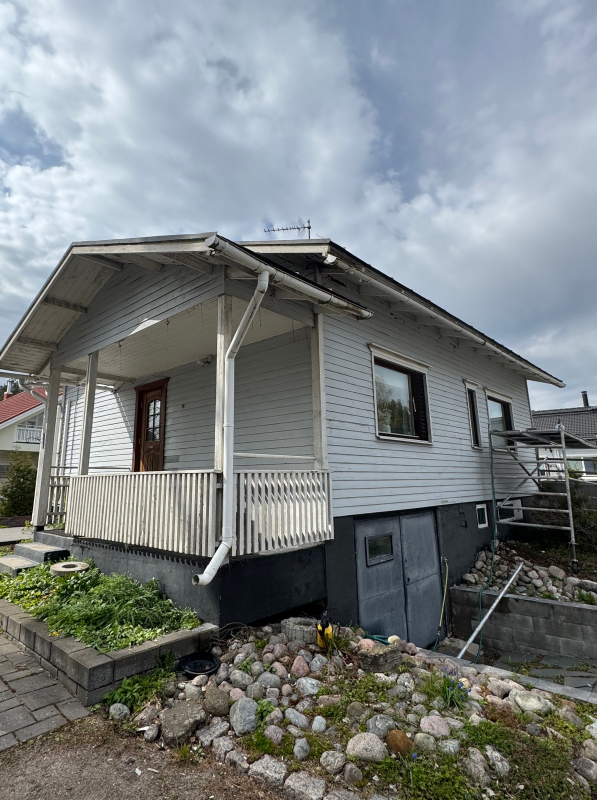
#> input picture alkuperaiset/talon-maalaus-hameenkyro-tummansininen-puutalo-ennen.jpg, 1790 x 2400 px (shown at 1/3 size); its folder holds only this picture in this run
$ python lisaa_kuva.py ../alkuperaiset/talon-maalaus-hameenkyro-tummansininen-puutalo-ennen.jpg ../alkuperaiset/talon-maalaus-hameenkyro-tummansininen-puutalo-jalkeen.jpg
#> lines starting #> are read from the running program, lines starting #| are printed output that depends on the picture
#!/usr/bin/env python3
"""Tekee alkuperäisestä valokuvasta sivuston responsiiviset WebP- ja AVIF-koot.

Käyttö:
    python3 scripts/lisaa_kuva.py <alkuperäinen kuva> <perusnimi> [--avif] [--alkuperainen]

Esimerkki:
    python3 scripts/lisaa_kuva.py ~/GitHub/uudet-kuvat/IMG_1234.HEIC tiilikaton-pinnoitus-lempaala-punainen-tiilikatto-jalkeen --avif --alkuperainen

Tulos: public/images/Pictures-400|600|800|1200/<perusnimi>-<leveys>.webp ja lisäksi
Pictures-1500, jos alkuperäinen on vähintään 1500 px leveä. Kuvaa käytetään
koodissa perusnimellä (ResponsiveImage, getResponsiveSrcSet).

--avif tekee samoihin kansioihin myös <perusnimi>-<leveys>.avif (laatu 56, hidas ja tarkka
libaom-koodaus) ja päivittää luettelon src/data/avifkuvat.ts. Selain valitsee AVIF:n
<picture>-elementin kautta (AvifKuva), ja WebP jää varamuodoksi. Laatu 56 on mitattu
laatu–koko-käyrän taitekohta (30.10.2026, docs/kuvien-uudelleennimeys-2026-10-30.md).
--vain-avif tekee AVIF-koot olemassa olevalle kuvalle koskematta WebP-tiedostoihin.

--alkuperainen kopioi lähdekuvan sellaisenaan (täysikokoisena, alkuperäisessä muodossa) kuvarepoon
~/GitHub/pintanen-kuvat/alkuperaiset/<perusnimi>.<pääte> (yksityinen GitHub-repo Pintaniekka/pintanen-kuvat;
polun voi vaihtaa ympäristömuuttujalla PINTANEN_KUVAT). Sama perusnimi kuin sivustolla, joten alkuperäinen
löytyy nimellä, kun kuva pitää optimoida uudelleen tai vaihtaa. Jos lähde on kuvarepon julkaisemattomat/-kansiossa,
se siirretään. Commit ja push kuvarepossa tehdään erikseen (skripti muistuttaa).

Sijainti- ja muut metatiedot (EXIF) eivät siirry tuloskuviin. iPhonen Display P3
-värit muunnetaan sRGB:ksi, muuten värit haalistuvat. Olemassa olevaa tiedostoa
ei korvata ilman valitsinta --korvaa.
"""
import argparse
import io
import os
import re
import shutil
import subprocess
import sys
import tempfile
from pathlib import Path

from PIL import Image, ImageCms, ImageOps

PAKOLLISET = (400, 600, 800, 1200)
VALINNAINEN = 1500
LAATU = 70
AVIF_LAATU = 56
AVIF_NOPEUS = 2
JUURI = Path(__file__).resolve().parent.parent
KUVAREPO = Path(os.environ.get("PINTANEN_KUVAT", Path.home() / "GitHub" / "pintanen-kuvat"))
ALKUPERAISET = KUVAREPO / "alkuperaiset"
JULKAISEMATTOMAT = KUVAREPO / "julkaisemattomat"
AVIF_LUETTELO = JUURI / "src" / "data" / "avifkuvat.ts"


def siisti_nimi(nimi: str) -> str:
    nimi = nimi.strip().lower()
    for a, b in (("ä", "a"), ("ö", "o"), ("å", "a")):
        nimi = nimi.replace(a, b)
    nimi = re.sub(r"[^a-z0-9]+", "-", nimi).strip("-")
    return nimi


def avaa(polku: Path) -> Image.Image:
    """Avaa kuvan. iPhonen HEIC muunnetaan ensin macOS:n sips-työkalulla."""
    if polku.suffix.lower() in (".heic", ".heif"):
        tmp = Path(tempfile.mkdtemp()) / "kuva.jpg"
        subprocess.run(
            ["sips", "-s", "format", "jpeg", "-s", "formatOptions", "best", str(polku), "--out", str(tmp)],
            check=True,
            capture_output=True,
        )
        polku = tmp
    kuva = Image.open(polku)
#> kuva is the input picture: PIL image 1790x2400 RGB; mean R, G, B 122.5, 128.5, 129.5
    kuva = ImageOps.exif_transpose(kuva)
    icc = kuva.info.get("icc_profile")
    if icc:
        kuva = ImageCms.profileToProfile(
            kuva, ImageCms.ImageCmsProfile(io.BytesIO(icc)), ImageCms.createProfile("sRGB"), outputMode="RGB"
        )
    return kuva.convert("RGB")


def kirjoita_avif_luettelo(kohde: Path) -> None:
    """Kirjoittaa src/data/avifkuvat.ts: kuvat, joilla on AVIF-versio 1200 px:n kansiossa."""
    nimet = sorted(p.name[: -len("-1200.avif")] for p in (kohde / "Pictures-1200").glob("*-1200.avif"))
    rivit = "\n".join(f'  "{n}",' for n in nimet)
    AVIF_LUETTELO.write_text(
        "/**\n"
        " * GENEROITU TIEDOSTO: scripts/lisaa_kuva.py --avif kirjoittaa tämän, älä muokkaa käsin.\n"
        " * Kuvat, joilla on AVIF-versiot (<perusnimi>-<leveys>.avif samoissa kansioissa kuin WebP).\n"
        " * src/lib/storage.ts ja AvifKuva lisäävät niille <picture>-elementin AVIF-lähteen.\n"
        " */\n"
        f"export const avifKuvat: readonly string[] = [\n{rivit}\n];\n",
        encoding="utf-8",
        newline="\n",
    )


def main() -> int:
    parser = argparse.ArgumentParser(description="Tee kuvasta sivuston WebP- ja AVIF-koot.")
    parser.add_argument("alkuperainen", type=Path)
    parser.add_argument("perusnimi")
    parser.add_argument("--korvaa", action="store_true", help="korvaa samannimiset tiedostot")
    parser.add_argument("--avif", action="store_true", help="tee myös AVIF-koot")
    parser.add_argument("--vain-avif", action="store_true", help="tee vain AVIF-koot, älä koske WebP-tiedostoihin")
    parser.add_argument(
        "--alkuperainen",
        dest="tallenna_alkuperainen",
        action="store_true",
        help="kopioi täysikokoinen lähdekuva kuvarepoon (~/GitHub/pintanen-kuvat/alkuperaiset/)",
    )
    parser.add_argument("--laatu", type=int, default=LAATU, help=f"WebP-laatu (oletus {LAATU})")
    parser.add_argument(
        "--kohde",
        type=Path,
        default=JUURI / "public" / "images",
        help="kohdekansio (oletus public/images)",
    )
    args = parser.parse_args()
    tee_webp = not args.vain_avif
    tee_avif = args.avif or args.vain_avif

    if not args.alkuperainen.is_file():
        print(f"Kuvaa ei löydy: {args.alkuperainen}")
        return 1
    nimi = siisti_nimi(args.perusnimi)
    if not nimi:
        print("Perusnimi on tyhjä. Käytä kuvaavaa nimeä, esim. punainen-tiilikatto-jalkeen.")
        return 1

    kuva = avaa(args.alkuperainen)
    leveys, korkeus = kuva.size
#> leveys = 1790; korkeus = 2400
    if leveys < max(PAKOLLISET):
        print(f"Kuva on liian pieni: {leveys} px leveä, tarvitaan vähintään {max(PAKOLLISET)} px.")
        return 1

    leveydet = list(PAKOLLISET) + ([VALINNAINEN] if leveys >= VALINNAINEN else [])
#> leveydet = [400, 600, 800, 1200, 1500]
    kohteet = []
    if tee_webp:
        kohteet += [(w, args.kohde / f"Pictures-{w}" / f"{nimi}-{w}.webp") for w in leveydet]
    if tee_avif:
        kohteet += [(w, args.kohde / f"Pictures-{w}" / f"{nimi}-{w}.avif") for w in leveydet]
    paate = args.alkuperainen.suffix.lower().replace(".jpeg", ".jpg").replace(".heif", ".heic")
    alkuperainen = ALKUPERAISET / f"{nimi}{paate}"
    olemassa = [p for _, p in kohteet if p.exists()]
#> olemassa = []
    if args.tallenna_alkuperainen:
        if not KUVAREPO.is_dir():
            print(f"Kuvarepoa ei löydy: {KUVAREPO}. Kloonaa Pintaniekka/pintanen-kuvat tai aseta PINTANEN_KUVAT.")
            return 1
        olemassa += [p for p in ALKUPERAISET.glob(f"{nimi}.*") if p.resolve() != args.alkuperainen.resolve()]
    if olemassa and not args.korvaa:
        print("Samanniminen kuva on jo olemassa, valitse toinen nimi tai käytä valitsinta --korvaa:")
        for p in olemassa:
            print(f"  {p}")
        return 1

    for w, polku in kohteet:
        h = round(korkeus * w / leveys)
        polku.parent.mkdir(parents=True, exist_ok=True)
        pienennetty = kuva.resize((w, h), Image.LANCZOS)
        if polku.suffix == ".avif":
            pienennetty.save(polku, "AVIF", quality=AVIF_LAATU, speed=AVIF_NOPEUS, codec="aom")
        else:
            pienennetty.save(polku, "WEBP", quality=args.laatu, method=6)
        print(f"{polku.relative_to(args.kohde)}  {w}x{h}  {polku.stat().st_size // 1024} kt")
#> this loop made 5 passes
#> pass 1, in main, `pienennetty = kuva.resize((w, h), Image.LANCZOS)`:
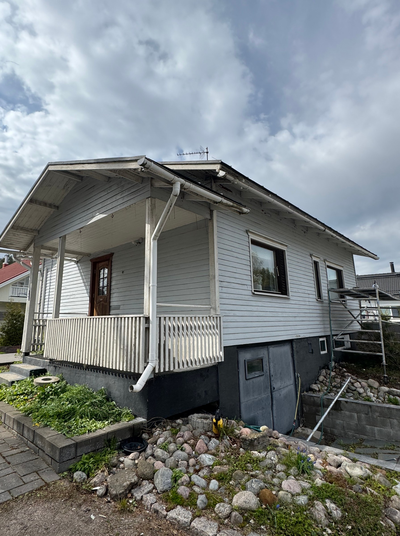
#> pienennetty: PIL image 400x536 RGB; mean R, G, B 122.5, 128.5, 129.5
#> pass 2, in main, `pienennetty = kuva.resize((w, h), Image.LANCZOS)`:
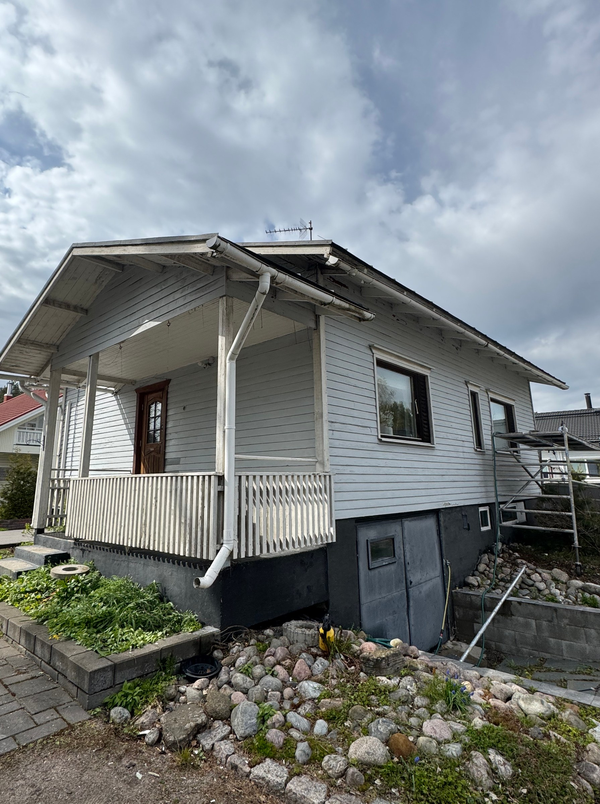
#> pienennetty: PIL image 600x804 RGB; mean R, G, B 122.5, 128.5, 129.5
    if tee_avif:
        kirjoita_avif_luettelo(args.kohde)

    if args.tallenna_alkuperainen:
        lahde = args.alkuperainen.resolve()
        alkuperainen.parent.mkdir(parents=True, exist_ok=True)
        if lahde != alkuperainen.resolve():
            for vanha in ALKUPERAISET.glob(f"{nimi}.*"):
                vanha.unlink()
            if JULKAISEMATTOMAT.resolve() in lahde.parents:
                shutil.move(str(lahde), alkuperainen)
            else:
                shutil.copy2(lahde, alkuperainen)
        print(f"{alkuperainen}  {leveys}x{korkeus}  {alkuperainen.stat().st_size // 1024} kt")
        print(f"Muista commit ja push kuvarepossa: cd {KUVAREPO} && git add -A && git commit -m 'Lisää {nimi}' && git push")

    print(f"\nValmis. Perusnimi koodissa: {nimi}")
    if VALINNAINEN not in leveydet:
        print(f"Huom: alkuperäinen on alle {VALINNAINEN} px leveä, joten {VALINNAINEN} px versiota ei tehty.")
    return 0


if __name__ == "__main__":
    sys.exit(main())
#> (the program exits here)

$ run again, on alkuperaiset/talon-maalaus-julkisivun-ja-ikkunoiden-suojaus.jpg
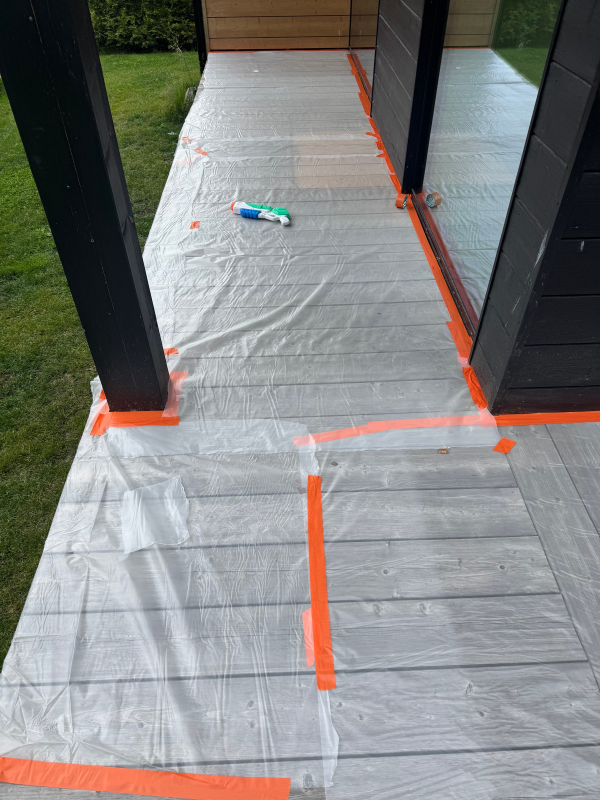
#> input picture alkuperaiset/talon-maalaus-julkisivun-ja-ikkunoiden-suojaus.jpg, 1800 x 2400 px (shown at 1/3 size)
#> in avaa, kuva is the input picture: PIL image 1800x2400 RGB; mean R, G, B 132.6, 132.4, 130.1
#> the loop in main, `for w, polku in kohteet:` made 5 passes
#> pass 1, in main, `pienennetty = kuva.resize((w, h), Image.LANCZOS)`:
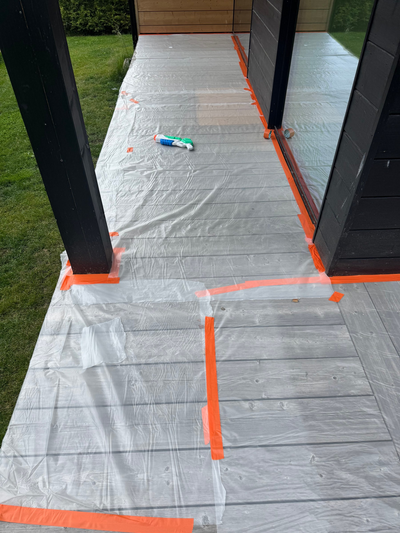
#> pienennetty: PIL image 400x533 RGB; mean R, G, B 132.6, 132.4, 130.1

$ run again, on alkuperaiset/talon-maalaus-pirkanmaa-keltainen-ulkoverhous-huoltomaalaus-ennen.jpg
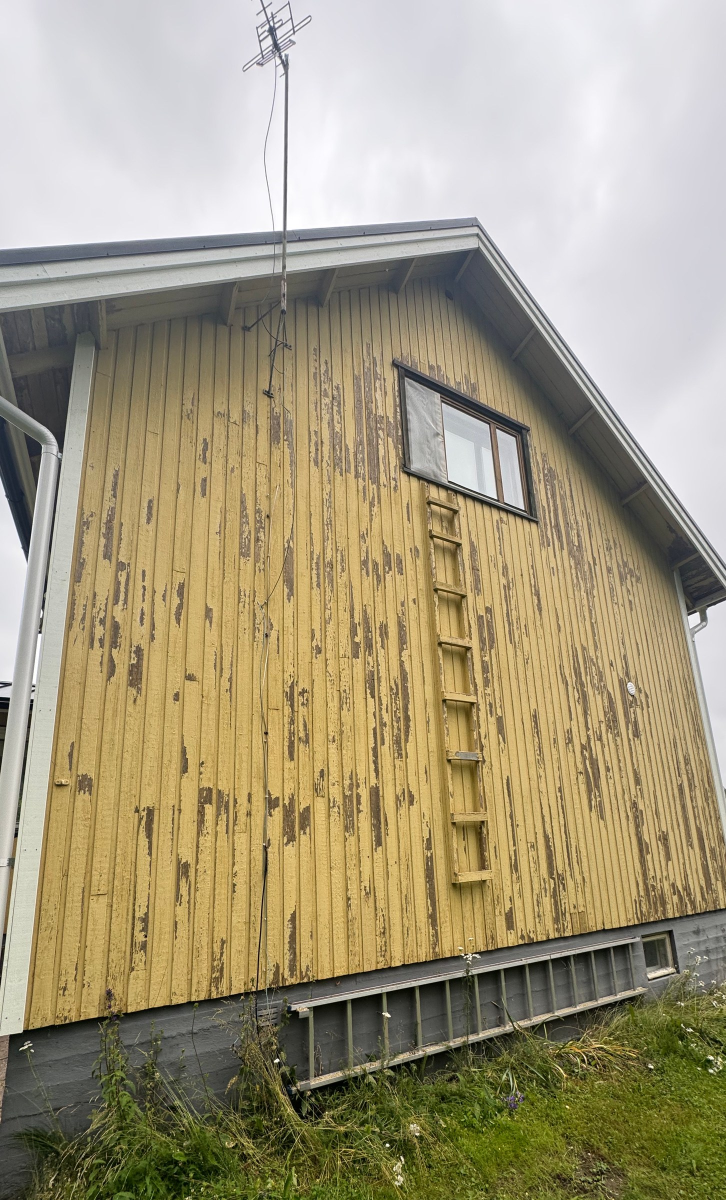
#> input picture alkuperaiset/talon-maalaus-pirkanmaa-keltainen-ulkoverhous-huoltomaalaus-ennen.jpg, 1452 x 2400 px (shown at 1/2 size)
#> in avaa, kuva is the input picture: PIL image 1452x2400 RGB; mean R, G, B 164.3, 154.2, 126.2
#> the loop in main, `for w, polku in kohteet:` made 4 passes
#> pass 1, in main, `pienennetty = kuva.resize((w, h), Image.LANCZOS)`:
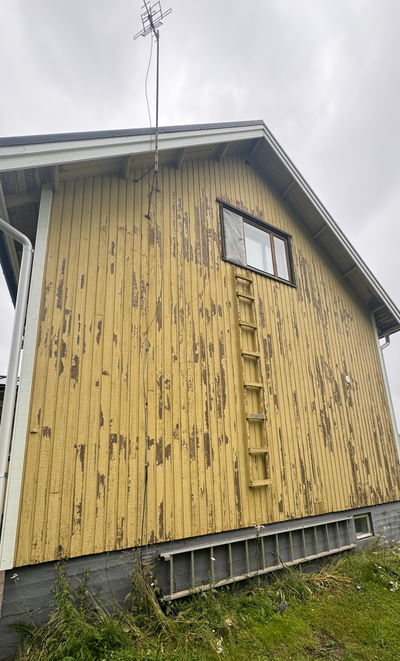
#> pienennetty: PIL image 400x661 RGB; mean R, G, B 164.3, 154.2, 126.2

$ run again, on alkuperaiset/talon-maalaus-pirkanmaa-keltainen-ulkoverhous-huoltomaalaus-jalkeen.jpg
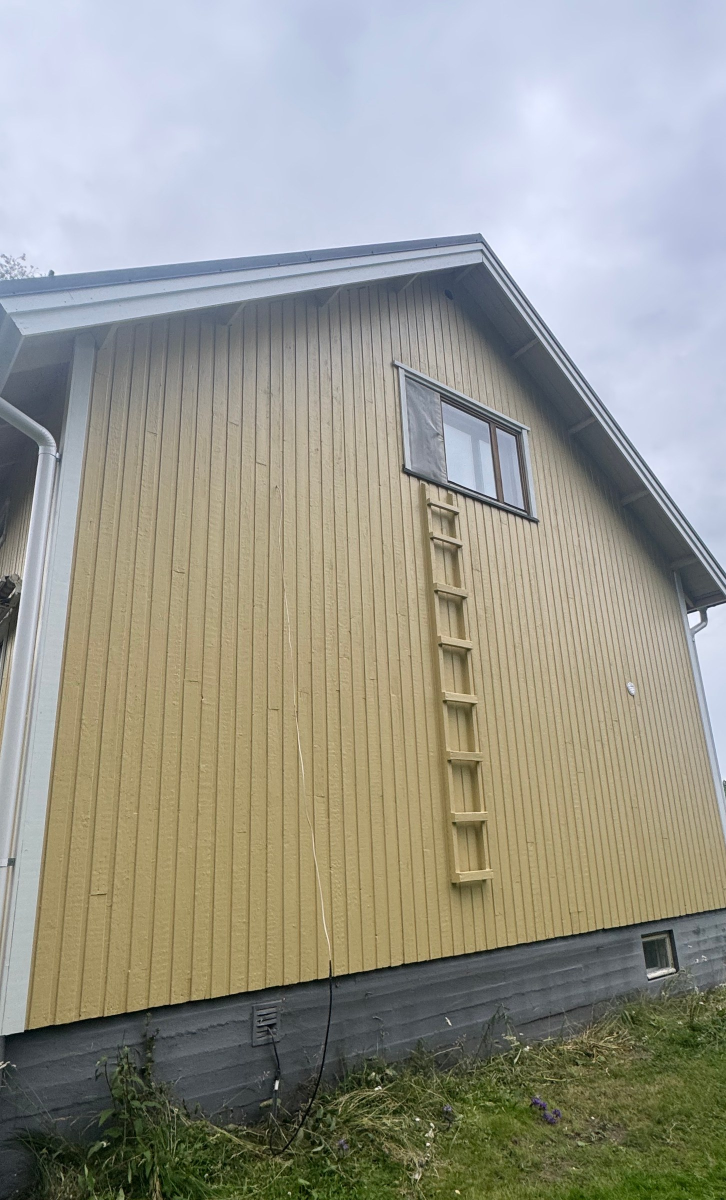
#> input picture alkuperaiset/talon-maalaus-pirkanmaa-keltainen-ulkoverhous-huoltomaalaus-jalkeen.jpg, 1452 x 2400 px (shown at 1/2 size)
#> in avaa, kuva is the input picture: PIL image 1452x2400 RGB; mean R, G, B 153.4, 152.8, 142.4
#> the loop in main, `for w, polku in kohteet:` made 4 passes
#> pass 1, in main, `pienennetty = kuva.resize((w, h), Image.LANCZOS)`:
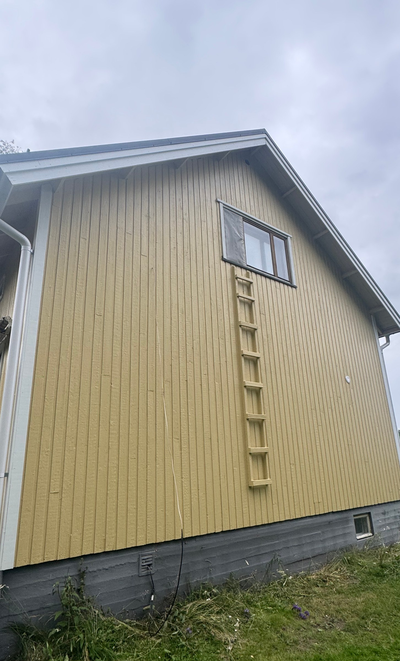
#> pienennetty: PIL image 400x661 RGB; mean R, G, B 153.4, 152.8, 142.4

$ run again, on alkuperaiset/talon-maalaus-hameenkyro-tummansininen-puutalo-jalkeen.jpg
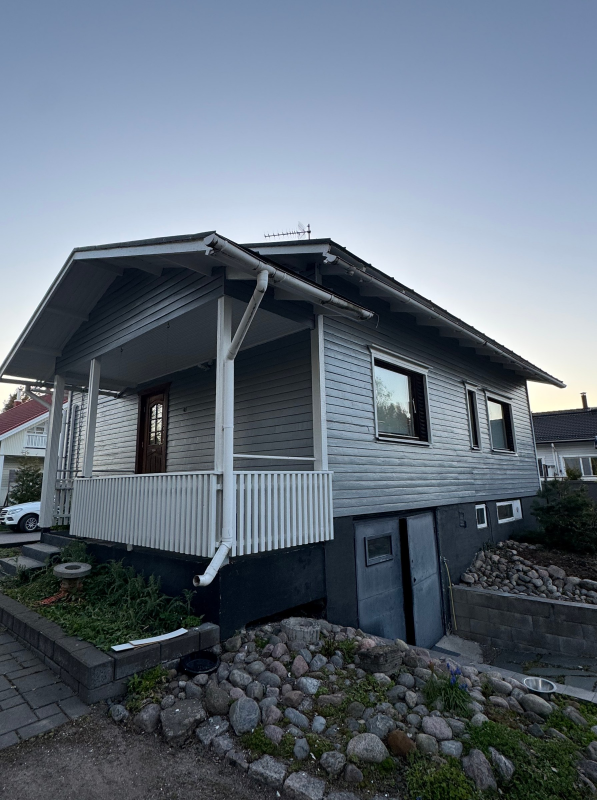
#> input picture alkuperaiset/talon-maalaus-hameenkyro-tummansininen-puutalo-jalkeen.jpg, 1790 x 2400 px (shown at 1/3 size)
#> in avaa, kuva is the input picture: PIL image 1790x2400 RGB; mean R, G, B 97.1, 108.3, 120.6
#> the loop in main, `for w, polku in kohteet:` made 5 passes
#> pass 1, in main, `pienennetty = kuva.resize((w, h), Image.LANCZOS)`:
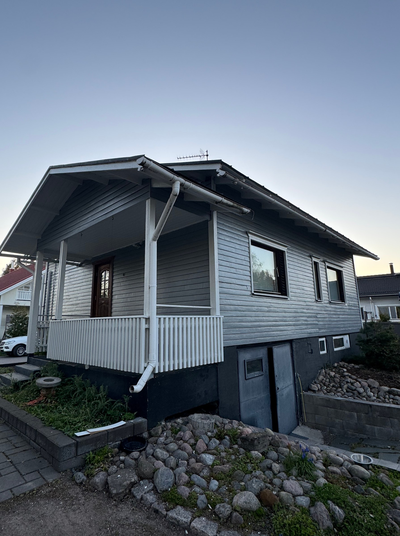
#> pienennetty: PIL image 400x536 RGB; mean R, G, B 97.1, 108.3, 120.6
